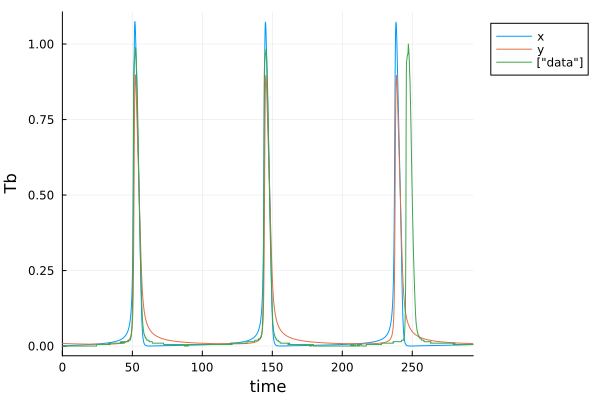

Source code (Julia):
#arctic ground squirrel re-optimization 

#load in modules 
using Random, LinearAlgebra, DataFrames, CSV, LatinHypercubeSampling
using Base.Threads: @threads
using OrdinaryDiffEq, Optimization, SciMLSensitivity, ForwardDiff, Plots
using ModelingToolkit
using ModelingToolkit: t_nounits as t, D_nounits as D

Random.seed!(2024)

#define tt & SaveTimes 
tt = 0.0:0.1:293.6
SaveTimes = 0.0:0.1:293.6
tspan = (tt[1],tt[end])

z=10000 #number of seeds to test reoptimization 
tot_num_param = 8 #total number of parameters

#read in data
data = Matrix(CSV.read("ags_training.csv",DataFrame,header=false))

u0=[data[1],-0.03500839]

@variables x(t) y(t)

@parameters B104 B106 B108 B109 B204 B205 l B107

eqs = [D(x) ~ B104*x*x+B106*x*x*x+B108*x*y+B109*x*x*y+l+B107*y*y*y #note Andrew: k2 is the real parameter on the x,y term. I further simplified. 

D(y) ~ B204*x*x+B205*y*y]

@mtkbuild ags_sys = ODESystem(eqs,t)

p_opt = [9.785506000000000, -9.999987000000001, -9.407997000000000, 1.987823000000000, -2.915110000000000, 0.0019, -0.03500839,-3.242539000000000] 

ags_sys  = ODEProblem(ags_sys, [x => u0[1], y => u0[2]], tspan, [B104 => p_opt[1] B106 => p_opt[2] B108=> p_opt[3] B109=> 9.999995000000000 B204 => p_opt[4] B205 => p_opt[5] l=>p_opt[6] B107=>p_opt[7]])

function model_loss(theta)
	_ags_sys = remake(ags_sys,u0=[x => u0[1], y => theta[7]], p=[B104 => theta[1] B106 => theta[2] B108=> theta[3] B204 => theta[4] B205 => theta[5] l=>theta[6] B107=>theta[8]])
	ags_sol = solve(_ags_sys, saveat=SaveTimes)
	ags_sol_rs = reduce(hcat, ags_sol.u) #reshape
	sol = ags_sol_rs[1,:]
	loss = norm(sol[1:2000]-data[1:2000],2)
	return loss
end 



sv=0.5 #how much to vary each parameter around it's optimization values from DAHSI. 


lb = p_opt -sv*abs.(p_opt)
ub = p_opt +sv*abs.(p_opt)

lb[7] = -0.1
ub[7] = 0.1
lb[6] = 1e-5
ub[6] = 1e-3

#optimization set up 
adtype = Optimization.AutoForwardDiff()
optf = Optimization.OptimizationFunction((x, theta) -> model_loss(x),adtype)

#generate sampling plan: 
plan, _ = LHCoptim(z,tot_num_param,1000,threading=true)
scaled_plan = scaleLHC(plan,[(lb[1],ub[1]),(lb[2],ub[2]),(lb[3],ub[3]),(lb[4],ub[4]),(lb[5],ub[5]),(lb[6],ub[6]),(lb[7],ub[7]),(lb[8],ub[8])]) #could also define function for spreading seeds out differently
store_p = zeros(z,1*tot_num_param+4) #preallocate 
@time begin 
	@threads for i in 1:z
		println(i)
		p0 = scaled_plan[i,:]
		store_p[i,:] = try 
			optprob = Optimization.OptimizationProblem(optf, p0, lb=lb, ub=ub)
			#optprob = Optimization.OptimizationProblem(optf, p0)
			etime = @elapsed begin 
			sol = solve(optprob, Optimization.LBFGS(), maxiters = 1000)
			end 
			vcat(i,etime,sol.objective,Int(SciMLBase.successful_retcode(sol)),sol.u)
		catch
			777*ones(1,1*tot_num_param+4)
		end 
	end 
end

println(argmin(store_p[:,3]))

println(store_p[argmin(store_p[:,3]),:])

r = store_p[argmin(store_p[:,3]),4+1:4+tot_num_param]

_ags_sys = remake(ags_sys,u0=[x => u0[1], y => r[7]], p=[B104 => r[1] B106 => r[2] B108=> r[3] B204 => r[4] B205 => r[5] l=>r[6] B107 => r[8]])
ags_sol = solve(_ags_sys, saveat=SaveTimes)
ags_sol_rs = reduce(hcat, ags_sol.u) #reshape
CSV.write("7A_fit.csv",DataFrame(ags_sol_rs,:auto),header=false) 

p1=plot(ags_sol,label=["x" "y"],legend=:outertopright)
plot!(SaveTimes,data[1:2937,1],label=["data"],legend=:outertopright)
xlabel!("time")
ylabel!("Tb")
display(p1) 

CSV.write("7A_info.csv",DataFrame(store_p,:auto),header=false) 

hessian = ForwardDiff.hessian(z -> model_loss(z), r)
CSV.write("7A_hessian.csv",DataFrame(hessian,:auto),header=false)
savefig(p1,"7A")

#long time series for dtw stuff:
tt = 0.0:0.1:293.6*2+0.1
SaveTimes = 0.0:0.1:293.6*2+0.1
#tspan = (tt[1],tt[end])
__ags_sys = remake(_ags_sys,tspan=(tt[1],tt[end]))
ags_sol = solve(__ags_sys, saveat=SaveTimes)
ags_sol_rs = reduce(hcat, ags_sol.u) #reshape
CSV.write("7A_val_fts.csv",DataFrame(ags_sol_rs,:auto),header=false) 
